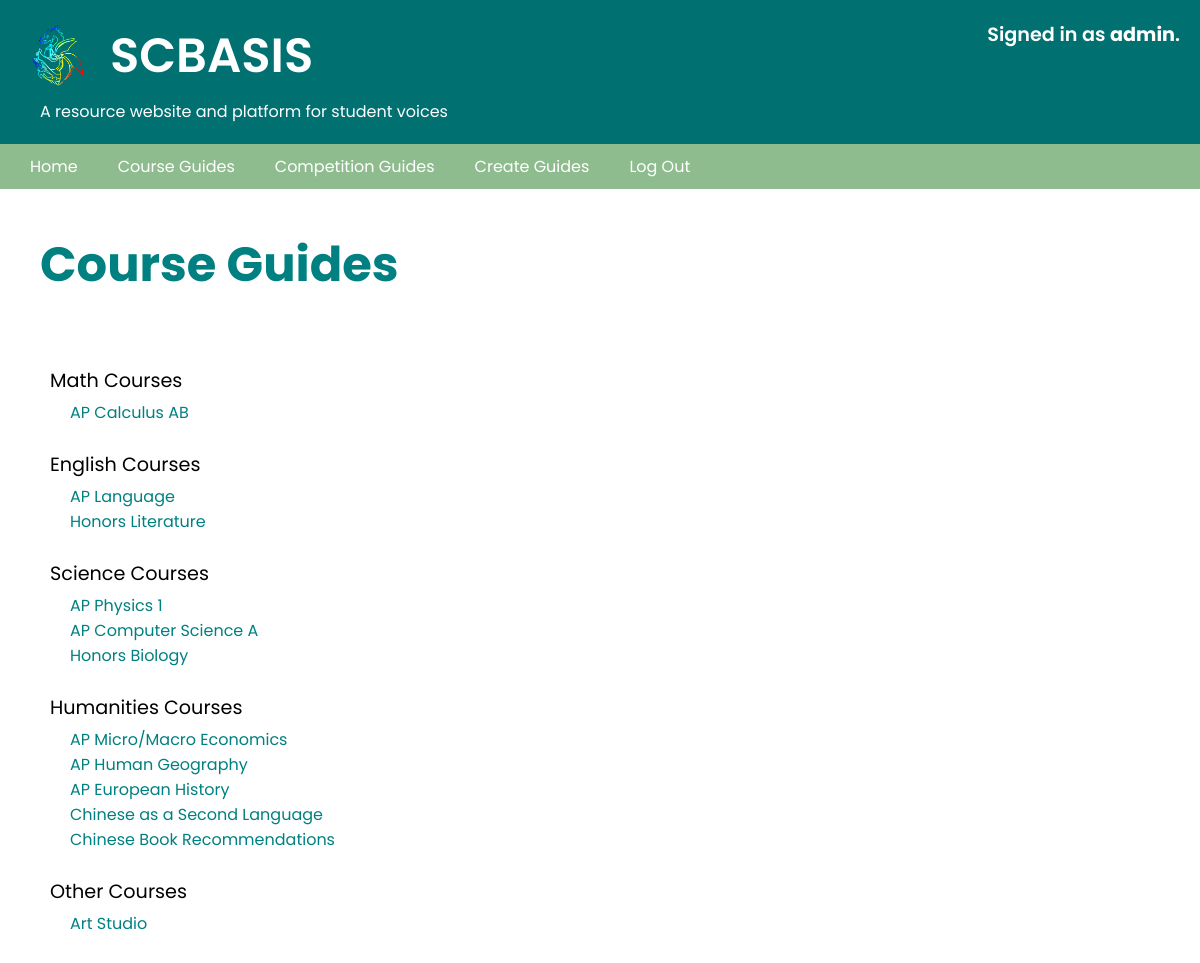
Page /course_guides (signed in) on the committed database.
### SCBASIS/models.py (models this page shows, shortened)
class User(AbstractUser):
    pass

class Courses(models.Model):
    name_of_course = models.CharField(max_length=32)
    course_description = models.FileField(upload_to='course_guides')
    editor = models.ForeignKey(User, on_delete = models.CASCADE, related_name="courses", default = None)
    author = models.CharField(max_length=50, null=True, blank=True)
    date_created = models.DateTimeField(auto_now_add=True, auto_now = False, blank=True)
    course_category = models.CharField(max_length=50)
    url_of_image = models.CharField(max_length=800)
    viewable = models.BooleanField(default=True, blank=True, null=True)

### SCBASIS/views.py (the view)
# urls.py: path("course_guides", views.course_guides, name="course_guides"),
def course_guides(request):
    math_courses = Courses.objects.filter(course_category="Math").filter(viewable=True)
    english_courses = Courses.objects.filter(course_category="English").filter(
        viewable=True
    )
    science_courses = Courses.objects.filter(course_category="Science").filter(
        viewable=True
    )
    humanities_courses = Courses.objects.filter(course_category="Humanities").filter(
        viewable=True
    )
    other_courses = Courses.objects.filter(course_category="Others").filter(
        viewable=True
    )
    return render(
        request,
        "scbasis/course_guides.html",
        {
            "math_courses": math_courses,
            "english_courses": english_courses,
            "science_courses": science_courses,
            "humanities_courses": humanities_courses,
            "other_courses": other_courses,
        },
    )

### SCBASIS/templates/scbasis/course_guides.html
{% extends "scbasis/layout.html" %}
{% block body %}
{% load static %}
<link rel="stylesheet" type="text/css" href="{% static 'scbasis/course_and_competition_page/styles.css' %}">
        <h2 id='heading'>Course Guides</h2>
        <br>
        <div class = "container">
        <label>Math Courses</label>
            <ul class="course_list">
            {% for course in math_courses %}
                <a href="{% url 'display_courses' course.id %}">
                <li class="course_name">{{course.name_of_course}}</li>
                </a>
            {% endfor %}
            </ul>
        <br>
        <label>English Courses</label>
            <ul class="course_list">
            {% for course in english_courses %}
                <a href="{% url 'display_courses' course.id %}">
                <li class="course_name">{{course.name_of_course}}</li>
                </a>
            {% endfor %}
            </ul>
        <br>
        <label>Science Courses</label>
            <ul class="course_list">
        {% for course in science_courses %}
            <a href="{% url 'display_courses' course.id %}">
            <li class="course_name">{{course.name_of_course}}</li>
            </a>
        {% endfor %}
            </ul>
        <br>
        <label>Humanities Courses</label>
            <ul class="course_list">
        {% for course in humanities_courses %}
            <a href="{% url 'display_courses' course.id %}">
            <li class="course_name">{{course.name_of_course}}</li>
            </a>
        {% endfor %}
            </ul>
        <br>
        <label>Other Courses</label>
            <ul class="course_list">
        {% for course in other_courses %}
            <a href="{% url 'display_courses' course.id %}">
            <li class="course_name">{{course.name_of_course}}</li>
            </a>
        {% endfor %}
            </ul>
        <br>
    </div>
{% endblock %}

### SCBASIS/templates/scbasis/layout.html (shortened to what this page needs)
{% load static %}
<!DOCTYPE html>
<html lang="en">
    <head>
        <link href="{% static 'scbasis/layout_page/styles.css' %}" rel="stylesheet">
    </head>
    <body>
            <header>
                <section class="text">
                    <div class='row'>
                        <img class="scbasis" src="{% static 'scbasis/layout_page/SCBASIS.png'%}">
                        <h1 id="scbasis-title">SCBASIS</h1>
                    </div>
                    <h4>A resource website and platform for student voices</h4>
                    <div id="username-info">
                        {% if user.is_authenticated %}
                            Signed in as <strong>{{ user.username }}</strong>.
                        {% else %}
                            Not signed in.
                        {% endif %}
                    </div>
                </section>
            </header>
            <ul class="nav">
                    <li class="nav-item">
                        <a class="nav-link" href="{% url 'index' %}">Home</a>
                    </li>
                    <li class="nav-item">
                        <a class="nav-link" href="{% url 'course_guides'%}">Course Guides</a>
                    </li>
                    <li class="nav-item">
                        <a class="nav-link" href="{% url 'competition_guides' %}">Competition Guides</a>
                    </li>
                {% if user.is_authenticated %}
                    <li class="nav-item">
                        <a class="nav-link" href="{% url 'create_guides' %}">Create Guides</a>
                    </li>
                    <li class="nav-item">
                        <a class="nav-link" href="{% url 'logout' %}">Log Out</a>
                    </li>
                {% endif %}
            </ul>
        {% block body %}
        {% endblock %}
    </body>
</html>

### SCBASIS/static/scbasis/layout_page/styles.css (style rules this page uses)
* { margin: 0; padding: 0; box-sizing: border-box; font-family: 'Poppins', sans-serif; }
header { background-color: #007071; }
.scbasis { float: left; max-height: 70px; margin-right: 20px; }
.text { padding: 20px; }
.row { display: inline-block; }
#scbasis-title { font-size: 3em; font-weight: 600; color: white; float: right; }
#heading { margin-top: 40px; margin-left: 100px; margin-right: 10px; margin-bottom: 40px; color: teal; font-size: 3em; }
h4 { font-size: 1em; color: white; font-weight: 400; margin-left: 20px; }
label { margin-bottom: 5px; font-weight: 400; font-size: 1.2em; display: block; }
#username-info { font-size: 1.2em; font-weight: 600; position: absolute; top: 20px; right: 20px; z-index: 11; color: white; }
.nav { list-style-type: none; margin: 0; padding: 10px; overflow: hidden; background-color: darkseagreen; }
.nav-item { float: left; }
.nav-link { color: white; text-align: center; padding: 14px 20px; text-decoration: none; }

### SCBASIS/static/scbasis/course_and_competition_page/styles.css (style rules this page uses)
#heading { margin-left: 40px ; }
.container { padding-left: 50px; padding-left: 50px; margin-bottom: 50px; }
.course_list { list-style-type: none; margin: 0; padding: 0; }
.course_name { display: block; color: teal; font-size: 1em; text-decoration: none; margin-left: 20px; }
a { text-decoration: none; }

### rows in the picture
User: username "admin"
Courses: name_of_course "AP Calculus AB"
Courses: name_of_course "AP Language"
Courses: name_of_course "Honors Literature"
Courses: name_of_course "AP Physics 1"
Courses: name_of_course "AP Computer Science A"
Courses: name_of_course "Honors Biology"
Courses: name_of_course "AP Micro/Macro Economics"
Courses: name_of_course "AP Human Geography"
Courses: name_of_course "AP European History"
Courses: name_of_course "Chinese as a Second Language"
Courses: name_of_course "Chinese Book Recommendations"
Courses: name_of_course "Art Studio"
